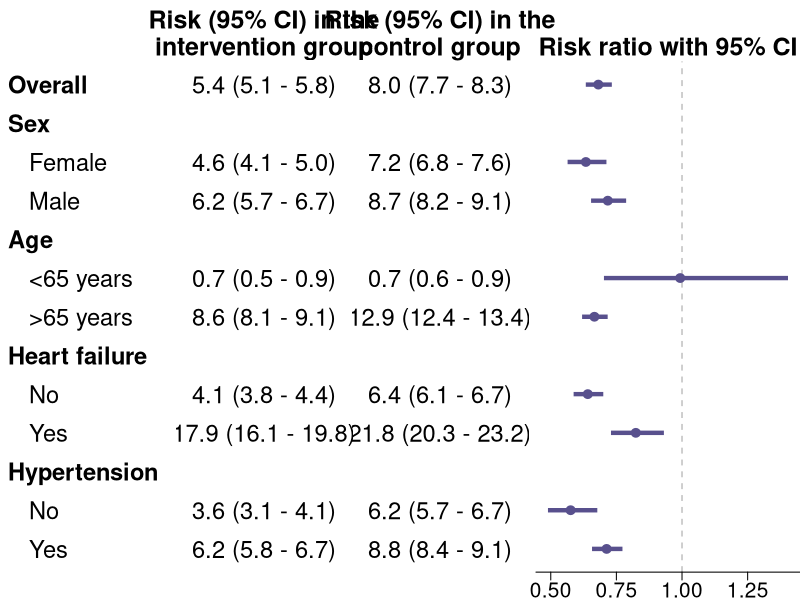
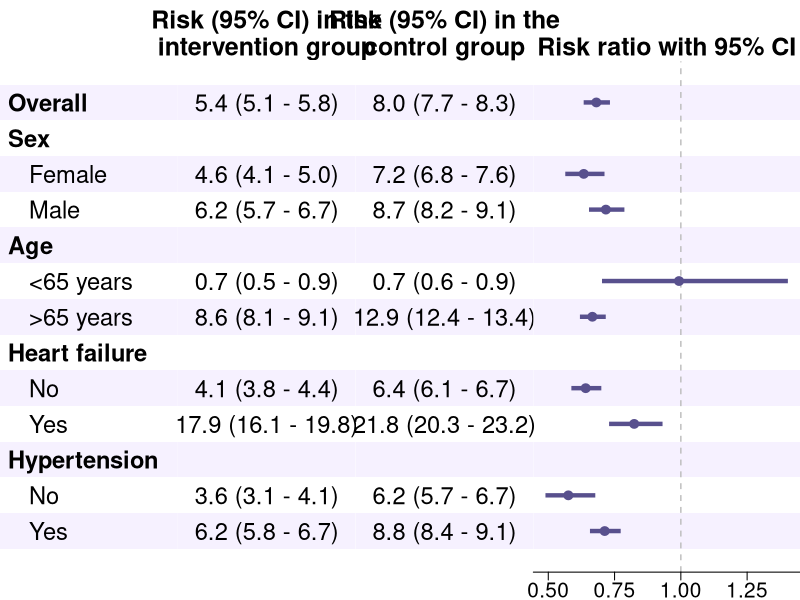

Write R code to recreate these figures, in order. (Note: this script raises an error after producing the figures.)
## ---- chunk 1
library(data.table)
library(ggplot2)
library(patchwork)
library(dplyr)

# theme_void is used by default as axes, ticks etc. are superfluous
# to make stripes in the forest plot align across columns, the x-axis must exist - but we hide it
theme_set(
  theme_void(base_size = 15) +
    theme(
      axis.line.x = element_line(color = "transparent"),
      axis.text.x = element_text(color = "transparent"),
      axis.ticks.x = element_line(color = "transparent"),
      axis.ticks.length.x = unit(2, "mm"),
      plot.title = element_text(hjust = .5, face = "bold")
    )
)

# text size within the forest plot
tsize <- 6

dt <- fread("./data/SimpleFPdata.csv") |>
  mutate(
    # a variable used to control rows (y-axis) in the plot
    y = n() - row_number(),
    
    # which levels should have indentation (and not be bold face)
    indent = case_when(is.na(events1) | level == "Overall" ~ 0,
                       .default = 1),
    
    # adding indentation
    level = case_when(indent == 1 ~ paste("  ", level),
                      .default = level),
    
    # variable to control bold face vs. plain labeling
    boldface = case_when(indent == 0 ~ "bold",
                         .default = "plain")
  )

## ---- chunk 2
# column with labels, the x-value is arbitrary (also below)
labels <- ggplot(dt, aes(x = 0, y = y, label = level, fontface = boldface)) +
  # the labels should be left justified
  geom_text(hjust = 0, size = tsize) +
  # setting the minimum x-value to 0 [same as x-value in aes()] for aesthetic reasons
  coord_cartesian(xlim = c(0, 1))

# column with risk estimates in the intervention group
risk1 <- ggplot(dt, aes(x = 1, y = y, label = risk1)) +
  geom_text(size = tsize) +
  ggtitle("Risk (95% CI) in the\nintervention group")

# column with risk estimates in the control group
risk0 <- ggplot(dt, aes(x = 1, y = y, label = risk0)) +
  geom_text(size = tsize) +
  ggtitle("Risk (95% CI) in the\ncontrol group")

# forest plot of risk ratios
fp <- ggplot(dt, aes(x = rr, xmin = lcl, xmax = ucl, y = y)) +
  geom_vline(xintercept = 1, color = "grey", linetype = 2) +
  geom_pointrange(color = "#58508d", linewidth = 1.5) +
  # we need to show the x-axis for this particular plot
  theme(axis.line.x = element_line(color = "black"),
        axis.text.x = element_text(color = "black"),
        axis.ticks.x = element_line(color = "black"),
        axis.ticks.length = unit(2, "mm")) +
  ggtitle("\nRisk ratio with 95% CI")

# patching the columns together
forest_plot <- (labels | risk1 | risk0 | fp) +
  plot_layout(widths = c(1, 1, 1, 1.5))
## ---- chunk 3
ggsave(
  "./figs/gg1.png",
  forest_plot,
  width = 16,
  height = 5,
  units = "in"
)
## ---- chunk 4
# select every other row, here the even numbered rows
# to get event numbered rows filter on `y %% 2 == 1`
stripesdt <- dt |>
  filter(y %% 2 == 0)

## ---- chunk 5
colfun <- function(var, title){

  col <- ggplot(dt, aes(x = 1, y = y, label = {{var}})) +
    # adding rectangles spanning the entire x-axis for half the rows
    geom_rect(data = stripesdt,
              aes(xmin = -Inf, xmax = Inf, ymin = y - .5, ymax = y + .5),
              fill = "#f6f1ff") +
    geom_text(size = tsize) +
    ggtitle(title)

  return(col)
}
## ---- chunk 6
labels_stripes <- ggplot(dt, aes(x = 0, y = y, label = level, fontface = boldface)) +
  geom_rect(data = stripesdt,
            aes(xmin = -Inf, xmax = Inf, ymin = y - .5, ymax = y + .5),
            fill = "#f6f1ff") +
  geom_text(hjust = 0, size = tsize) +
  coord_cartesian(xlim = c(0, 1))

risk1_stripes <- colfun(risk1, "Risk (95% CI) in the\nintervention group")
risk0_stripes <- colfun(risk0, "Risk (95% CI) in the\ncontrol group")

fp_stripes <- ggplot(dt, aes(x = rr, xmin = lcl, xmax = ucl, y = y)) +
  geom_rect(data = stripesdt,
            aes(xmin = -Inf, xmax = Inf, ymin = y - .5, ymax = y + .5),
            fill = "#f6f1ff") +
  geom_vline(xintercept = 1, color = "grey", linetype = 2) +
  geom_pointrange(color = "#58508d", linewidth = 1.5) +
  theme(axis.line.x = element_line(color = "black"),
        axis.text.x = element_text(color = "black"),
        axis.ticks.x = element_line(color = "black"),
        axis.ticks.length.x = unit(2, "mm")) +
  ggtitle("\nRisk ratio with 95% CI")


# patching the columns together
plot_stripes <- (labels_stripes | risk1_stripes | risk0_stripes | fp_stripes) +
  plot_layout(widths = c(1, 1, 1, 1.5))

## ---- chunk 7
ggsave(
  "./figs/gg2.png",
  plot_stripes,
  width = 16,
  height = 5,
  units = "in"
)
## ---- chunk 8
rm(list = ls()[!(ls() %in% c("tsize", "colfun"))])

round2 <- function(x) format(round(x,digits = 2), nsmall = 2, scientific = FALSE)

dt <- fread("./data/SimpleFPdata.csv") |>
  mutate(
    # events and N at risk in the two groups
    en1 = case_when(is.na(events1) ~ "", .default = paste(events1, "/", n1)),
    en0 = case_when(is.na(events0) ~ "", .default = paste(events0, "/", n0)),
    
    # risk ratio with 95% CI
    risk_ratio = case_when(
      is.na(events0) ~ "",
      .default = paste0(round2(rr), " (", round2(lcl), " - ", round2(ucl), ")")
    ),
    
    y = n() - row_number(),
    indent = case_when(is.na(events1) | level == "Overall" ~ 0,
                       .default = 1),
    level = case_when(indent == 1 ~ paste("  ", level),
                      .default = level),
    boldface = case_when(indent == 0 ~ "bold",
                         .default = "plain"),
    
    # mark which confidence interval reach beyond the scale of the figure
    left_arrow = case_when(lcl < .5 ~ 1,
                           .default = 0),
    right_arrow = case_when(ucl > 1.25 ~ 1,
                            .default = 0),
    
    # truncate intervals
    lcl = case_when(left_arrow == 1 ~ .5,
                    .default = lcl),
    ucl = case_when(right_arrow == 1 ~ 1.25,
                    .default = ucl)
  )

stripesdt <- dt |>
  filter(y %% 2 == 0)

## ---- chunk 9
# labels
labels <- ggplot(dt, aes(x = 0, y = y, label = level, fontface = boldface)) +
  geom_rect(data = stripesdt,
            aes(xmin = -Inf, xmax = Inf, ymin = y - .5, ymax = y + .5),
            fill = "#f6f1ff") +
  geom_text(hjust = 0, size = tsize) +
  coord_cartesian(xlim = c(0, 1)) +
  # an empty title is added to make elements align when wrapping and patching below
  ggtitle("")

# columns for the intervention groups
eventsN1 <- colfun(en1, "Events / N")
risk1 <- colfun(risk1, "Risk (95% CI)")

# columns for the control groups
eventsN0 <- colfun(en0, "Events / N")
risk0 <- colfun(risk0, "Risk (95% CI)")

riskRatio <- colfun(risk_ratio, "") 

# the forest plot - with arrows (geom_segment) on capped intervals
fp <- ggplot(dt, aes(x = rr, xmin = lcl, xmax = ucl, y = y)) +
  geom_rect(data = stripesdt,
            aes(xmin = -Inf, xmax = Inf, ymin = y - .5, ymax = y + .5),
            fill = "#f6f1ff") +
  
  geom_vline(xintercept = 1, color = "grey", linetype = 2) +
  geom_pointrange(color = "#58508d", linewidth = 1.5) +
  
  # insert arrow at intervals truncated to the left
  geom_segment(data = subset(dt, left_arrow == 1),
               aes(xend = lcl, yend = y),
               arrow = arrow(length = unit(.25, "cm")),
               color = "#58508d",
               linewidth = 1.5) +
  
  # insert arrow at intervals truncated to the right
  geom_segment(data = subset(dt, right_arrow == 1),
               aes(xend = ucl, yend = y),
               arrow = arrow(length = unit(.25, "cm")),
               color = "#58508d",
               linewidth = 1.5) +
  
  # specify breaks on the x-axis
  scale_x_continuous(breaks = c(.5, .75, 1, 1.25),
                     limits = c(.5, 1.25)) +
  
  theme(axis.line.x = element_line(color = "black"),
        axis.text.x = element_text(color = "black"),
        axis.ticks.x = element_line(color = "black"),
        axis.ticks.length.x = unit(2, "mm"))
## ---- chunk 10
# labels are wrapped and annotated by themselves to restore alignment of rows
labels_wrap <- wrap_elements(
  (labels) +
    plot_annotation(title = "")
)

# common headers are added for the intervention group columns
eventsNrisk1 <- wrap_elements(
  (eventsN1 | risk1) +
    plot_annotation(title = "Intervention group")
)

# and the control group columns
eventsNrisk0 <- wrap_elements(
  (eventsN0 | risk0) +
    plot_annotation(title = "Control group")
)

# and finally for the risk ratio columns
riskRatiofp <- wrap_elements(
  (riskRatio | fp) +
    plot_annotation(title = "Risk ratio (95% CI)")
)

# everything is patched up together to get the final plot.
finalplot <- (labels_wrap | eventsNrisk1 | eventsNrisk0 | riskRatiofp) +
  plot_layout(widths = c(.4, 1, 1, 1.5)) +
  # some margin is added to the right to prevent tick values being cut
  theme(plot.margin = margin(r = .5, unit = "cm"))

## ---- chunk 11
ggsave(
  "./figs/gg3.png",
  finalplot,
  width = 16,
  height = 5,
  units = "in"
)
